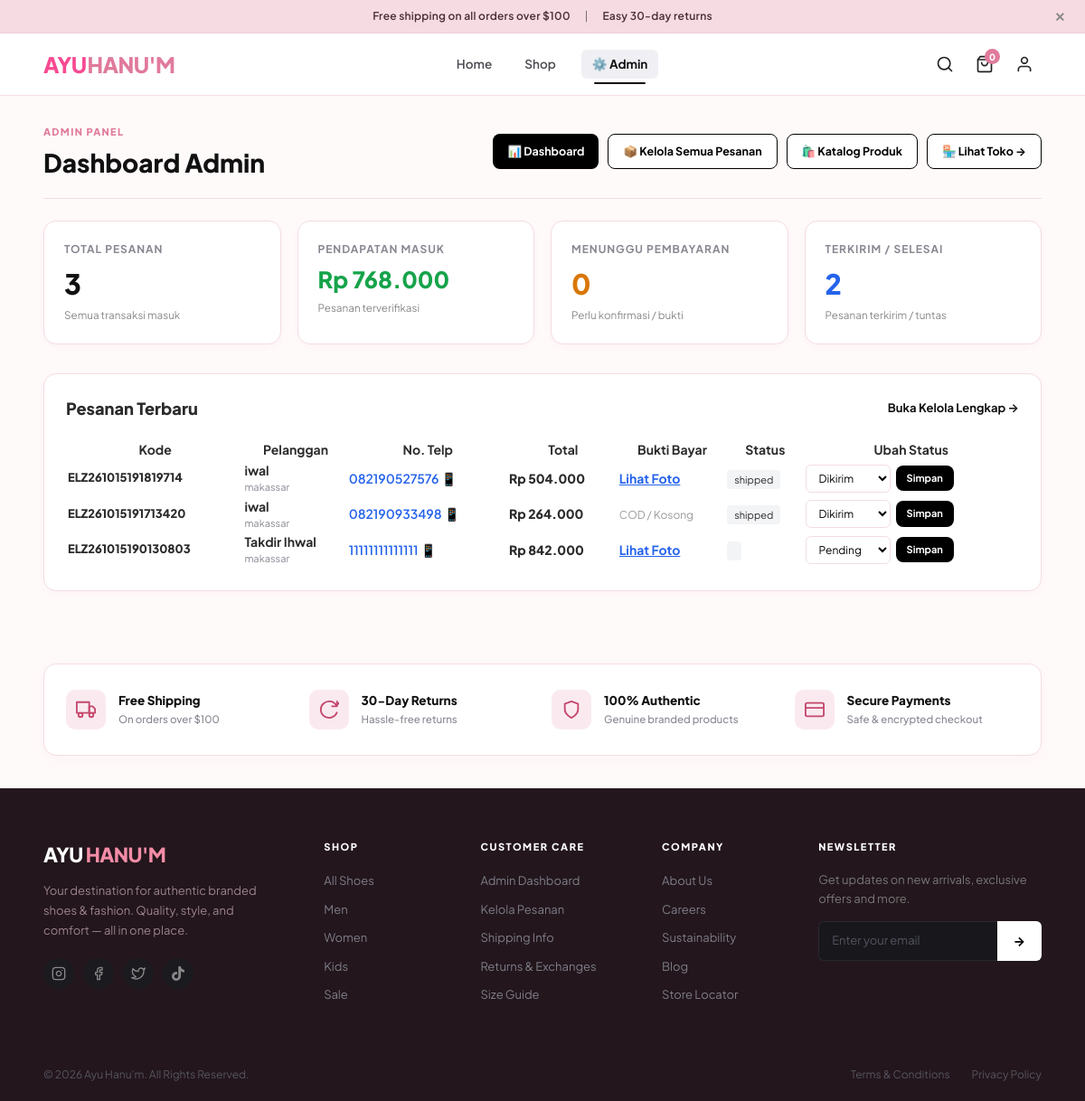
The app's page /admin.php with its own data.
### tables this page shows
CREATE TABLE `orders` (
  `id` int NOT NULL,
  `order_code` varchar(50) NOT NULL,
  `customer_name` varchar(120) NOT NULL,
  `phone` varchar(25) NOT NULL,
  `address` text NOT NULL,
  `location_url` varchar(500) DEFAULT NULL,
  `shipping_id` int NOT NULL,
  `payment_id` int NOT NULL,
  `subtotal` int NOT NULL DEFAULT '0',
  `shipping_cost` int NOT NULL DEFAULT '0',
  `total` int NOT NULL DEFAULT '0',
  `payment_proof` varchar(255) DEFAULT NULL,
  `status` enum('pending','paid','shipped','done','cancelled') NOT NULL DEFAULT 'pending',
  `created_at` timestamp NOT NULL DEFAULT CURRENT_TIMESTAMP
);

### includes/functions.php (called while the page is built, shortened)
<?php
function rupiah($angka)
{
    return "Rp " . number_format((float)$angka, 0, ",", ".");
}
function e($value)
{
    return htmlspecialchars((string)$value, ENT_QUOTES, "UTF-8");
}
?>

### admin.php (the view, shortened to what this page needs)
<?php
require_once 'config.php';
require_once 'includes/functions.php';
$totalOrders = (int)($conn->query("SELECT COUNT(*) AS total FROM orders")->fetch_assoc()['total'] ?? 0);
$revenue = (int)($conn->query("SELECT COALESCE(SUM(total), 0) AS total FROM orders WHERE status IN ('paid','shipped','done','completed')")->fetch_assoc()['total'] ?? 0);
$pendingOrders = (int)($conn->query("SELECT COUNT(*) AS total FROM orders WHERE status = 'pending'")->fetch_assoc()['total'] ?? 0);
$shippedOrders = (int)($conn->query("SELECT COUNT(*) AS total FROM orders WHERE status IN ('shipped','done','completed')")->fetch_assoc()['total'] ?? 0);
$orders = $conn->query("SELECT * FROM orders ORDER BY id DESC LIMIT 15")->fetch_all(MYSQLI_ASSOC);
include 'includes/header.php';
?>
<div class="page-wrap">
    <div style="display: flex; justify-content: space-between; align-items: center; flex-wrap: wrap; gap: 16px; margin-bottom: 24px; border-bottom: 1px solid var(--border); padding-bottom: 18px;">
        <div>
            <span style="font-size: 11px; font-weight: 800; letter-spacing: .12em; text-transform: uppercase; color: var(--orange);">ADMIN PANEL</span>
            <h1 style="font-size: 2rem; font-weight: 900; margin: 4px 0 0; color: #111;">Dashboard Admin</h1>
        </div>
        <div style="display: flex; gap: 10px; flex-wrap: wrap;">
            <a href="admin.php" class="btn btn-primary" style="font-size: 12.5px; padding: 9px 16px;">
                📊 Dashboard
            </a>
            <a href="admin_orders.php" class="btn btn-outline" style="font-size: 12.5px; padding: 9px 16px;">
                📦 Kelola Semua Pesanan
            </a>
            <a href="products.php" class="btn btn-outline" style="font-size: 12.5px; padding: 9px 16px;">
                🛍️ Katalog Produk
            </a>
            <a href="index.php" class="btn btn-outline" style="font-size: 12.5px; padding: 9px 16px;">
                🏪 Lihat Toko &rarr;
            </a>
        </div>
    </div>
    <div style="display: grid; grid-template-columns: repeat(auto-fit, minmax(220px, 1fr)); gap: 18px; margin-bottom: 32px;">
        <div style="background: #fff; border: 1px solid var(--border); border-radius: var(--radius); padding: 22px; box-shadow: var(--shadow-sm);">
            <div style="font-size: 12px; font-weight: 700; color: var(--gray); text-transform: uppercase; letter-spacing: .08em; margin-bottom: 6px;">Total Pesanan</div>
            <div style="font-size: 2.2rem; font-weight: 900; color: #111;"><?= $totalOrders ?></div>
            <small style="color: #888;">Semua transaksi masuk</small>
        </div>
        <div style="background: #fff; border: 1px solid var(--border); border-radius: var(--radius); padding: 22px; box-shadow: var(--shadow-sm);">
            <div style="font-size: 12px; font-weight: 700; color: var(--gray); text-transform: uppercase; letter-spacing: .08em; margin-bottom: 6px;">Pendapatan Masuk</div>
            <div style="font-size: 1.8rem; font-weight: 900; color: #16a34a;"><?= rupiah($revenue) ?></div>
            <small style="color: #888;">Pesanan terverifikasi</small>
        </div>
        <div style="background: #fff; border: 1px solid var(--border); border-radius: var(--radius); padding: 22px; box-shadow: var(--shadow-sm);">
            <div style="font-size: 12px; font-weight: 700; color: var(--gray); text-transform: uppercase; letter-spacing: .08em; margin-bottom: 6px;">Menunggu Pembayaran</div>
            <div style="font-size: 2.2rem; font-weight: 900; color: #d97706;"><?= $pendingOrders ?></div>
            <small style="color: #888;">Perlu konfirmasi / bukti</small>
        </div>
        <div style="background: #fff; border: 1px solid var(--border); border-radius: var(--radius); padding: 22px; box-shadow: var(--shadow-sm);">
            <div style="font-size: 12px; font-weight: 700; color: var(--gray); text-transform: uppercase; letter-spacing: .08em; margin-bottom: 6px;">Terkirim / Selesai</div>
            <div style="font-size: 2.2rem; font-weight: 900; color: #2563eb;"><?= $shippedOrders ?></div>
            <small style="color: #888;">Pesanan terkirim / tuntas</small>
        </div>
    </div>
    <div style="background: #fff; border: 1px solid var(--border); border-radius: var(--radius); padding: 24px; box-shadow: var(--shadow-sm);">
        <div style="display: flex; justify-content: space-between; align-items: center; margin-bottom: 20px;">
            <h2 style="font-size: 1.3rem; font-weight: 800; margin: 0;">Pesanan Terbaru</h2>
            <a href="admin_orders.php" style="font-size: 13px; font-weight: 700; color: #111;">Buka Kelola Lengkap &rarr;</a>
        </div>
        <?php if (empty($orders)): ?>
            <p style="color: var(--gray); text-align: center; padding: 40px 0;">Belum ada pesanan yang tercatat.</p>
        <?php else: ?>
            <div style="overflow-x: auto;">
                <table class="data-table" style="width: 100%;">
                    <thead>
                        <tr>
                            <th>Kode</th>
                            <th>Pelanggan</th>
                            <th>No. Telp</th>
                            <th>Total</th>
                            <th>Bukti Bayar</th>
                            <th>Status</th>
                            <th>Ubah Status</th>
                        </tr>
                    </thead>
                    <tbody>
                        <?php foreach ($orders as $order): ?>
                            <tr>
                                <td style="font-weight: 800; font-size: 13px;">
                                    <?= e($order['order_code']) ?>
                                </td>
                                <td>
                                    <strong><?= e($order['customer_name']) ?></strong>
                                    <div style="font-size: 11px; color: var(--gray);"><?= e($order['address']) ?></div>
                                </td>
                                <td>
                                    <a href="https://wa.me/<?= preg_replace('/[^0-9]/', '', $order['phone']) ?>" target="_blank" rel="noopener" style="color: #2563eb; font-weight: 600;">
                                        <?= e($order['phone']) ?> 📱
                                    </a>
                                </td>
                                <td style="font-weight: 800;">
                                    <?= rupiah($order['total']) ?>
                                </td>
                                <td>
                                    <?php if (!empty($order['payment_proof'])): ?>
                                        <a href="<?= e($order['payment_proof']) ?>" target="_blank" rel="noopener" style="color: #2563eb; font-weight: 700; text-decoration: underline;">
                                            Lihat Foto
                                        </a>
                                    <?php else: ?>
                                        <span style="color: #999; font-size: 12px;">COD / Kosong</span>
                                    <?php endif; ?>
                                </td>
                                <td>
                                    <?php
                                    $st = $order['status'] ?? 'pending';
                                    $badges = [
                                        'pending'    => '<span style="background:#fef3c7; color:#92400e; padding:4px 8px; border-radius:4px; font-weight:700; font-size:11px;">Pending</span>',
                                        'processing' => '<span style="background:#e0f2fe; color:#0369a1; padding:4px 8px; border-radius:4px; font-weight:700; font-size:11px;">Diproses</span>',
                                        'paid'       => '<span style="background:#dcfce7; color:#15803d; padding:4px 8px; border-radius:4px; font-weight:700; font-size:11px;">Dibayar</span>',
                                        'shipped'    => '<span style="background:#e0e7ff; color:#3730a3; padding:4px 8px; border-radius:4px; font-weight:700; font-size:11px;">Dikirim</span>',
                                        'done'       => '<span style="background:#dcfce7; color:#166534; padding:4px 8px; border-radius:4px; font-weight:700; font-size:11px;">Selesai</span>',
                                        'completed'  => '<span style="background:#dcfce7; color:#166534; padding:4px 8px; border-radius:4px; font-weight:700; font-size:11px;">Selesai</span>',
                                        'cancelled'  => '<span style="background:#fee2e2; color:#991b1b; padding:4px 8px; border-radius:4px; font-weight:700; font-size:11px;">Batal</span>',
                                    ];
                                    echo $badges[$st] ?? '<span style="background:#f3f4f6; padding:4px 8px; border-radius:4px; font-size:11px;">' . e($st) . '</span>';
                                    ?>
                                </td>
                                <td>
                                    <form method="POST" action="admin.php" style="display: flex; gap: 6px; align-items: center;">
                                        <select name="status" style="padding: 6px 10px; border-radius: 6px; border: 1px solid var(--border); font-size: 12px; background: #fff;">
                                            <option value="pending" <?= $st === 'pending' ? 'selected' : '' ?>>Pending</option>
                                            <option value="shipped" <?= $st === 'shipped' ? 'selected' : '' ?>>Dikirim</option>
                                        </select>
                                        <button type="submit" class="btn btn-primary" style="padding: 6px 12px; font-size: 11px;">Simpan</button>
                                    </form>
                                </td>
                            </tr>
                        <?php endforeach; ?>
                    </tbody>
                </table>
            </div>
        <?php endif; ?>
    </div>
</div>
<?php include 'includes/footer.php'; ?>

### assets/style.css (style rules this page uses)
*, *::before, *::after { box-sizing: border-box; margin: 0; padding: 0; }
html { scroll-behavior: smooth; font-size: 14px; }
body { font-family: 'Plus Jakarta Sans', -apple-system, BlinkMacSystemFont, "Segoe UI", Roboto, sans-serif; color: #2b2b2b; background: #fffafa; line-height: 1.5; -webkit-font-smoothing: antialiased; }
a { text-decoration: none; color: inherit; transition: color .2s, opacity .2s; }
button, input, select, textarea { font: inherit; }
:root { --black: #1a1a1a; --dark: #222222; --white: #ffffff; --red: #d94b76; --orange: #e07a9b; --pink-primary: #f28ca7; --pink-soft: #fce8ee; --pink-bg: #fff5f7; --gold: #d4af37; --gray-dark: #4a4a52; --gray: #888892; --gray-lt: #faf5f6; --gray-card: #fdf2f4; --border: #f3dce3; --border-dark: #28282c; --radius-sm: 8px; --radius: 14px; --radius-lg: 20px; --shadow-sm: 0 2px 8px rgba(220, 120, 150, .06); --shadow: 0 8px 24px rgba(220, 120, 150, .10); --wrap: 1240px; }
.page-wrap { width: 92%; max-width: var(--wrap); margin: 0 auto; padding: 28px 0 56px; }
.btn { display: inline-flex; align-items: center; justify-content: center; gap: 8px; padding: 11px 24px; border-radius: var(--radius-sm); font-size: 13px; font-weight: 700; border: none; cursor: pointer; transition: background .2s, transform .15s; }
.btn-primary { background: #000; color: #fff; }
.btn-outline-red, .btn-outline { background: #fff; color: #000; border: 1.5px solid #000; }

### records on screen
orders: order_code "ELZ261015191819714", customer_name "iwal", address "makassar", phone "082190527576", total "Rp 504.000", status "shipped", status "Dikirim"
orders: order_code "ELZ261015191713420", customer_name "iwal", address "makassar", phone "082190933498", total "Rp 264.000", payment_proof "COD / Kosong", status "shipped", status "Dikirim"
orders: order_code "ELZ261015190130803", customer_name "Takdir Ihwal", address "makassar", phone "11111111111111", total "Rp 842.000"

### other values on screen
cart_count() "0"
$totalOrders "3"
rupiah($revenue) "Rp 768.000"
$pendingOrders "0"
$shippedOrders "2"
